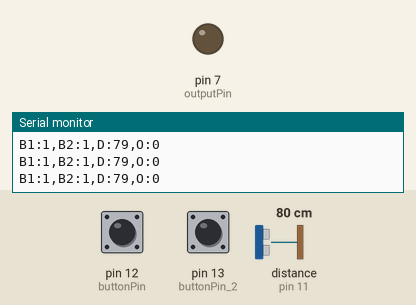
This sketch was run on a simulated Arduino Uno, built with avr-gcc and run on an emulated ATmega328P. On the bench: output pins drawn as LEDs (lit = HIGH), the last lines printed to the serial monitor. Wiring (inferred from the names in the program): ultrasonic range finder: trigger pin 9; echo pin 11. The test bench sets the inputs (shaded band); at power-on: pin 12 (buttonPin) HIGH, pin 13 (buttonPin_2) HIGH, distance to the obstacle (sensor on pin 11) 80 cm. The echo pulse lasts 58.3 µs per cm; pins used as bus, display or sensor lines are not drawn.

Above: at 1.2 s.
1.3 s: pin 12 (buttonPin) pulled LOW for 0.15 s
At 1.9 s:
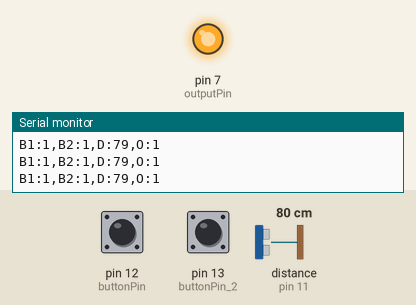
Timing chart, 0 to 7.9 s (numbered marks = the images above; inputs shaded):
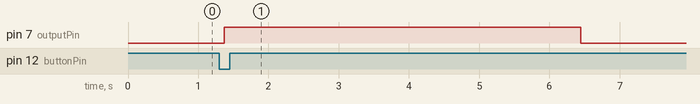

Measured:
- after the input at 1.3 s, pin 7 (outputPin): LOW → HIGH after 0.07 s, → LOW 5.1 s later

The sketch:

gpio.ino
```cpp
int trigPin = 9;    // Trigger
int echoPin = 11;   // Echo
int buttonPin = 12;
int buttonPin_2 = 13;
int outputPin = 7;   // Define pin 7 as output pin
long duration;
long cm;
unsigned long buttonPressTime = 0;  // To track when button was pressed
boolean outputActive = false;       // Track if output is currently active

void setup() {
  Serial.begin(9600);
  pinMode(trigPin, OUTPUT);
  pinMode(echoPin, INPUT);
  pinMode(buttonPin, INPUT_PULLUP);
  pinMode(buttonPin_2, INPUT_PULLUP);
  pinMode(outputPin, OUTPUT);       // Set pin 7 as output
  digitalWrite(outputPin, LOW);     // Ensure it starts LOW
}

void loop() {
  int buttonValue = digitalRead(buttonPin);
  int buttonValue_2 = digitalRead(buttonPin_2);
  if (buttonValue == LOW && !outputActive) {
    outputActive = true;
    buttonPressTime = millis();
    digitalWrite(outputPin, HIGH);
  }
  if (outputActive && (millis() - buttonPressTime >= 5000)) {
    outputActive = false;
    digitalWrite(outputPin, LOW);
  }

  digitalWrite(trigPin, LOW);
  delayMicroseconds(2);
  digitalWrite(trigPin, HIGH);
  delayMicroseconds(10);
  digitalWrite(trigPin, LOW);

  duration = pulseIn(echoPin, HIGH, 30000); // timeout after 30ms
  if (duration == 0) {
    cm = -1; // No echo
  } else {
    cm = (duration / 2) / 29.1;
  }

  // Output a single line of data
  Serial.print("B1:");
  Serial.print(buttonValue);
  Serial.print(",B2:");
  Serial.print(buttonValue_2);
  Serial.print(",D:");
  Serial.print(cm);
  Serial.print(",O:");
  Serial.println(digitalRead(outputPin));

  delay(100);
}
```
